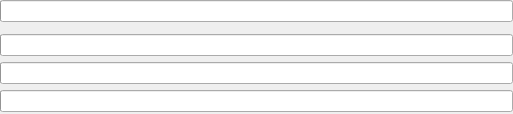
<?xml version="1.0" encoding="UTF-8"?>
<ui version="4.0">
 <class>ColorIntensityForm</class>
 <widget class="QWidget" name="ColorIntensityForm">
  <property name="geometry">
   <rect>
    <x>0</x>
    <y>0</y>
    <width>513</width>
    <height>114</height>
   </rect>
  </property>
  <layout class="QVBoxLayout" name="MainLayout">
   <property name="margin">
    <number>0</number>
   </property>
   <item>
    <widget class="ptInput" name="Vibrance"/>
   </item>
   <item>
    <spacer name="verticalSpacer">
     <property name="orientation">
      <enum>Qt::Vertical</enum>
     </property>
     <property name="sizeType">
      <enum>QSizePolicy::Fixed</enum>
     </property>
     <property name="sizeHint" stdset="0">
      <size>
       <width>20</width>
       <height>6</height>
      </size>
     </property>
    </spacer>
   </item>
   <item>
    <widget class="ptInput" name="Red"/>
   </item>
   <item>
    <widget class="ptInput" name="Green"/>
   </item>
   <item>
    <widget class="ptInput" name="Blue"/>
   </item>
  </layout>
 </widget>
 <customwidgets>
  <customwidget>
   <class>ptInput</class>
   <extends>QProgressBar</extends>
   <header>ptInput.h</header>
  </customwidget>
 </customwidgets>
 <resources/>
 <connections/>
</ui>
